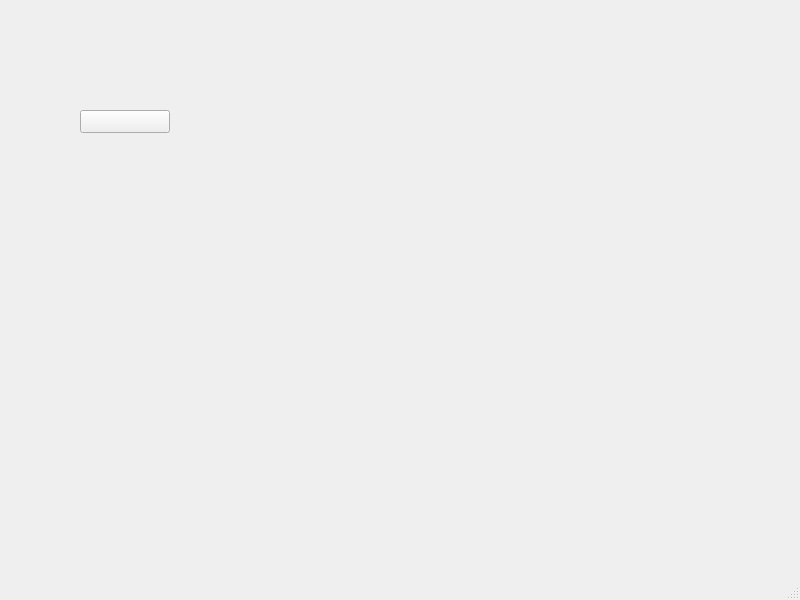
<?xml version="1.0" encoding="UTF-8"?>
<ui version="4.0">
 <class>MainWindow</class>
 <widget class="QMainWindow" name="MainWindow">
  <property name="geometry">
   <rect>
    <x>0</x>
    <y>0</y>
    <width>800</width>
    <height>600</height>
   </rect>
  </property>
  <property name="windowTitle">
   <string>MainWindow</string>
  </property>
  <widget class="QWidget" name="centralwidget">
   <widget class="QEFileBrowser" name="qefilebrowser">
    <property name="geometry">
     <rect>
      <x>70</x>
      <y>40</y>
      <width>661</width>
      <height>41</height>
     </rect>
    </property>
    <property name="showRefresh">
     <bool>false</bool>
    </property>
    <property name="showTable">
     <bool>false</bool>
    </property>
    <property name="fileDialogDirectoriesOnly">
     <bool>false</bool>
    </property>
   </widget>
   <widget class="QEPushButton" name="qepushbutton">
    <property name="geometry">
     <rect>
      <x>80</x>
      <y>110</y>
      <width>90</width>
      <height>23</height>
     </rect>
    </property>
   </widget>
  </widget>
  <widget class="QMenuBar" name="menubar">
   <property name="geometry">
    <rect>
     <x>0</x>
     <y>0</y>
     <width>800</width>
     <height>20</height>
    </rect>
   </property>
  </widget>
  <widget class="QStatusBar" name="statusbar"/>
 </widget>
 <customwidgets>
  <customwidget>
   <class>QEFileBrowser</class>
   <extends>QWidget</extends>
   <header>QEFileBrowserManager.h</header>
  </customwidget>
  <customwidget>
   <class>QEPushButton</class>
   <extends>QPushButton</extends>
   <header>QEPushButton.h</header>
  </customwidget>
 </customwidgets>
 <resources/>
 <connections/>
</ui>
